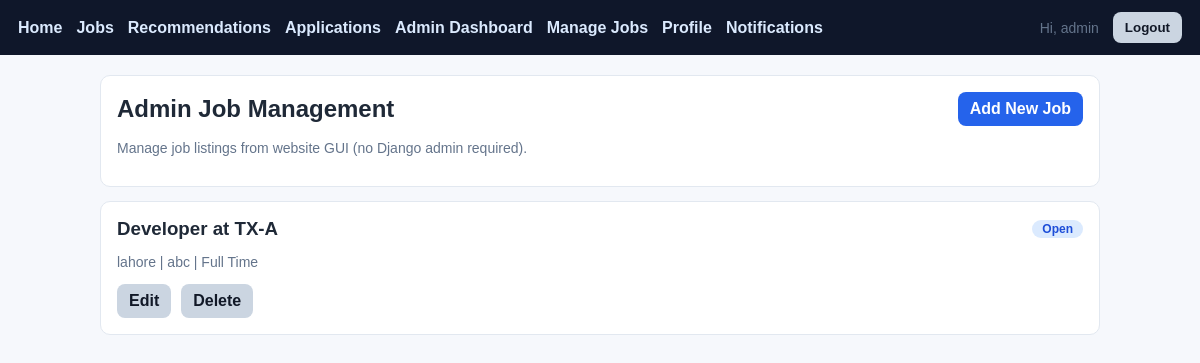
Screenshot of /panel/jobs/ (signed in) with the database file from the repository.
### jobs/models.py (models this page shows, shortened)
class Job(models.Model):
    JOB_TYPES = [
        ("full_time", "Full Time"),
        ("part_time", "Part Time"),
        ("internship", "Internship"),
        ("contract", "Contract"),
    ]
    STATUS_CHOICES = [
        ("open", "Open"),
        ("closed", "Closed"),
    ]
    title = models.CharField(max_length=200)
    company = models.CharField(max_length=200)
    description = models.TextField()
    category = models.CharField(max_length=120, blank=True)
    location = models.CharField(max_length=120, blank=True)
    salary_min = models.IntegerField(blank=True, null=True)
    salary_max = models.IntegerField(blank=True, null=True)
    job_type = models.CharField(max_length=20, choices=JOB_TYPES, default="full_time")
    status = models.CharField(max_length=20, choices=STATUS_CHOICES, default="open")
    created_at = models.DateTimeField(auto_now_add=True)
    class Meta:
        ordering = ["-created_at"]

### jobs/views.py (the view)
# urls.py: path("panel/jobs/", views.admin_job_list, name="admin-job-list"),
@login_required
@user_passes_test(is_staff_user)
def admin_job_list(request):
    jobs = Job.objects.all()
    return render(request, "jobs/admin_job_list.html", {"jobs": jobs})

### jobs/views.py (called while the page is built)
def is_staff_user(user):
    return user.is_authenticated and user.is_staff

### templates/jobs/admin_job_list.html
{% extends "base.html" %}
{% block content %}
<div class="card">
    <div class="row">
        <h2 style="margin:0; flex:1;">Admin Job Management</h2>
        <a href="{% url 'jobs:admin-job-create' %}" class="btn btn-primary" style="text-decoration:none;">Add New Job</a>
    </div>
    <p class="small">Manage job listings from website GUI (no Django admin required).</p>
</div>
{% for job in jobs %}
<div class="card">
    <div class="row">
        <h3 style="margin:0; flex:1;">{{ job.title }} at {{ job.company }}</h3>
        <span class="badge">{{ job.get_status_display }}</span>
    </div>
    <p class="small">{{ job.location }} | {{ job.category }} | {{ job.get_job_type_display }}</p>
    <div class="row">
        <a href="{% url 'jobs:admin-job-edit' job.id %}" class="btn btn-muted" style="text-decoration:none;">Edit</a>
        <a href="{% url 'jobs:admin-job-delete' job.id %}" class="btn btn-muted" style="text-decoration:none;">Delete</a>
    </div>
</div>
{% empty %}
<div class="card"><p>No jobs available.</p></div>
{% endfor %}
{% endblock %}

### templates/base.html (shortened to what this page needs)
<!DOCTYPE html>
<html lang="en">
<head>
</head>
<body>
    <div class="nav">
        <a href="{% url 'jobs:index' %}">Home</a>
        <a href="{% url 'jobs:job-list' %}">Jobs</a>
        <a href="{% url 'recomendations:recommendation-list' %}">Recommendations</a>
        <a href="{% url 'applications:application-list' %}">Applications</a>
        {% if request.user.is_authenticated and request.user.is_staff %}
            <a href="{% url 'accounts:admin-dashboard' %}">Admin Dashboard</a>
            <a href="{% url 'jobs:admin-job-list' %}">Manage Jobs</a>
        {% endif %}
        {% if request.user.is_authenticated %}
            <a href="{% url 'accounts:profile' %}">Profile</a>
            <a href="{% url 'accounts:notifications' %}">Notifications</a>
        {% endif %}
        {% if request.user.is_authenticated %}
            <span class="small">Hi, {{ request.user.username }}</span>
            <form method="post" action="{% url 'logout' %}">
                <button class="btn btn-muted" type="submit">Logout</button>
            </form>
        {% else %}
            <a href="{% url 'accounts:register' %}">Register</a>
            <a href="{% url 'login' %}">Login</a>
        {% endif %}
    </div>
    <div class="container">
        {% block content %}{% endblock %}
    </div>
</body>
</html>

### templates/base.html (style rules this page uses)
body { margin: 0; font-family: Arial, sans-serif; background: #f6f8fc; color: #1f2937; }
.nav { background: #0f172a; color: #fff; padding: 12px 18px; display: flex; gap: 14px; align-items: center; }
.nav a { color: #dbeafe; text-decoration: none; font-weight: 600; }
.container { max-width: 1000px; margin: 20px auto; padding: 0 12px; }
.card { background: #fff; border: 1px solid #e2e8f0; border-radius: 10px; padding: 16px; margin-bottom: 14px; }
.btn { border: 0; border-radius: 8px; padding: 8px 12px; cursor: pointer; font-weight: 600; }
.btn-primary { background: #2563eb; color: #fff; }
.btn-muted { background: #cbd5e1; color: #111827; }
.row { display: flex; gap: 10px; flex-wrap: wrap; align-items: center; }
.small { color: #64748b; font-size: 14px; }
.badge { background: #dbeafe; color: #1d4ed8; border-radius: 999px; padding: 2px 10px; font-size: 12px; font-weight: 700; }

### rows the page displays
Job: title "Developer", company "TX-A", status "Open", location "lahore", category "abc", job_type "Full Time"

### other values shown
{{ request.user.username }} "admin"
